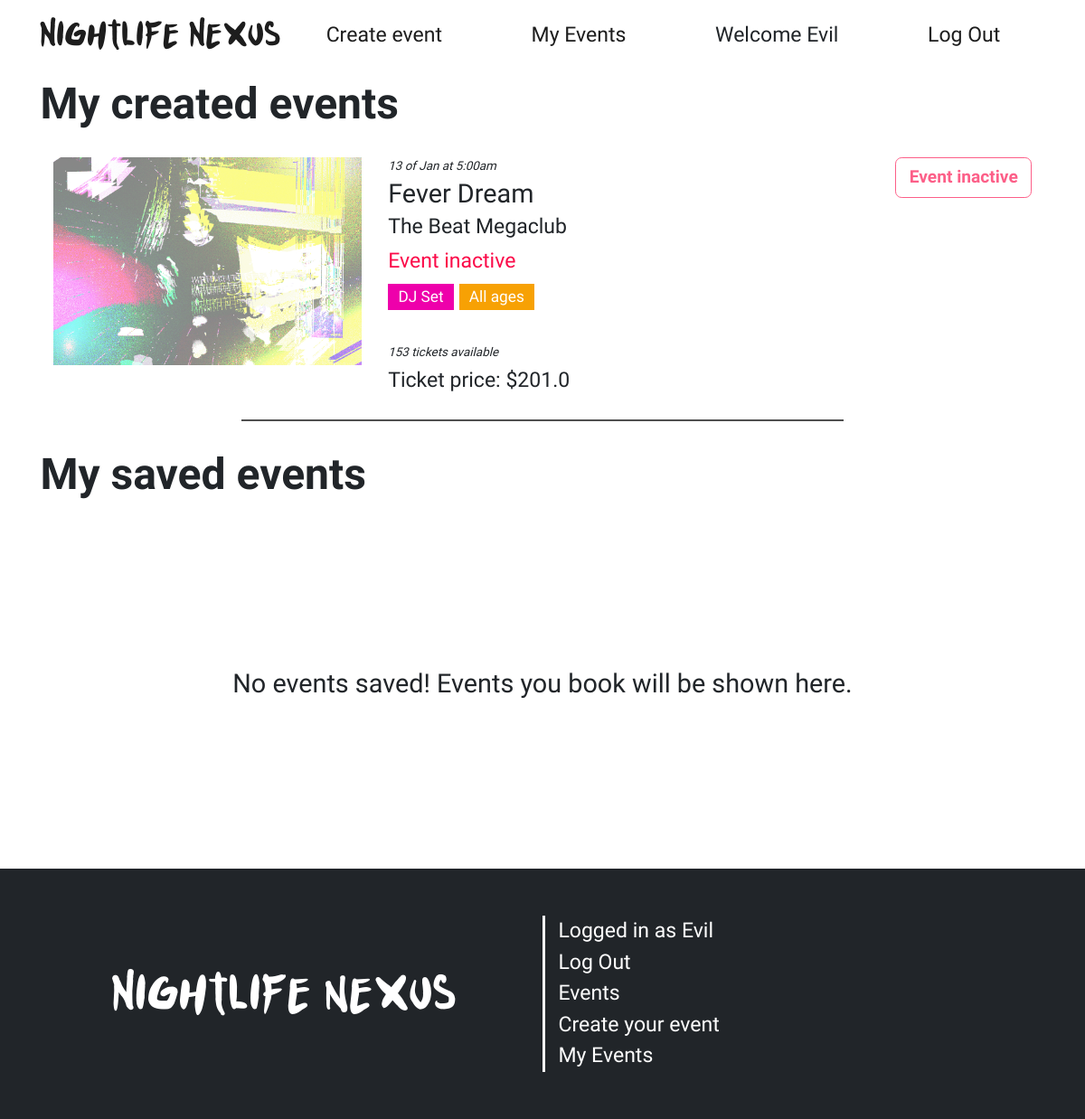
The page /events/bookings (signed in) on the database its author committed.
### website/models.py (models this page shows, shortened)
class User(db.Model, UserMixin):
    __tablename__ = 'users'
    id = db.Column(db.Integer, primary_key=True)
    first_name = db.Column(db.String(50), nullable=False)
    surname = db.Column(db.String(50), nullable=False)
    email = db.Column(db.String(120), unique=True, nullable=False)
    password = db.Column(db.String(255), nullable=False)  # Make sure to hash passwords in practice
    contact_number = db.Column(db.String(15), nullable=False)
    street_address = db.Column(db.String(255), nullable=False)

class Events(db.Model):
    __tablename__ = 'events'
    id = db.Column(db.Integer, primary_key=True)
    title = db.Column(db.String(50), nullable=False)
    desc = db.Column(db.String(200), nullable=False)
    image = db.Column(db.String(100), nullable=False)  # Store the image file path
    date = db.Column(db.Integer, nullable=False)       # Store the selected date of the event
    month = db.Column(db.String(3), nullable=False)    # Store the selected month ('Jan', 'Feb')
    nightclub = db.Column(db.String(50), nullable=False)
    event_type = db.Column(db.String(50), nullable=False)
    age_range = db.Column(db.String(50), nullable=False)
    user_id = db.Column(db.Integer, db.ForeignKey('users.id'))
    time = db.Column(db.String(7), nullable=False)
    price = db.Column(db.Float(2), nullable=False)
    tickets = db.Column(db.Integer, nullable=False)

### website/events.py (the view)
@event_bp.route('/bookings')
@login_required
def bookings():
    user_events = db.session.query(Events).filter(Events.user_id == current_user.id)
    for e in user_events:
       e.inactive = inactive(e.date,e.month)
    booked = db.session.query(Bookings, Events).filter(Events.id == Bookings.event_id, Bookings.user_id == current_user.id).all()
    return render_template('bookings.html', bookings=booked, user_events=user_events)

### website/__init__.py (called while the page is built)
def inactive(date, month):
   months = ['Jan','Feb','Mar','Apr','May','Jun','Jul','Aug','Sep','Oct','Nov','Dec']
   curr = datetime.today().strftime('%Y-%m-%d')
   eventDate = datetime.strptime(f'{date}/{months.index(month)+1}/{curr[:4]}', "%d/%m/%Y")
   if datetime.now().date() > eventDate.date():
      return True
   else:
      return False

def create_app():
    app = Flask(__name__)  # This is the name of the module/package that is calling this app
    app.debug = True
    app.secret_key = 'somesecretkey'
    app.config['SQLALCHEMY_DATABASE_URI'] = 'sqlite:///event_booking.db'  # Use one database
    app.config['SQLALCHEMY_TRACK_MODIFICATIONS'] = False  # To suppress SQLAlchemy warning
    db.init_app(app)
    Bootstrap5(app)
    login_manager = LoginManager()
    login_manager.login_view = 'auth.login'
    login_manager.init_app(app)
    from .models import User
    @login_manager.user_loader
    def load_user(user_id):
        return db.session.scalar(db.select(User).where(User.id == user_id))
    from . import views
    app.register_blueprint(views.main_bp)
    from . import events
    app.register_blueprint(events.event_bp)
    from . import auth
    app.register_blueprint(auth.auth_bp)
    return app

### website/templates/bookings.html
{% extends 'base.html' %}
{% block content %}
        <div class="container">
            {% if user_events %}
            <div class="">
                <div class="d-flex flex-column">
                    <h1 class="modal-title" id="exampleModalLabel">My created events</h1>
                </div>
            </div>
            <div>
            {% for userEvent in user_events %}
            <div class="row modalEvent">
                <span id="edit">
                    {% if userEvent.inactive %}
                    <a class="btn btn-edit disabled" href="{{ url_for('events.edit', id=userEvent.id )}}">Event inactive</a>
                    {% else %}
                    <a class="btn btn-edit" href="{{ url_for('events.edit', id=userEvent.id )}}">Edit event details</a>
                    {% endif %}
                </span>
                <div class="col-md-4">
                    <a href="{{ url_for('events.show', id=userEvent.id) }}" class="aImg">
                        <img src="{{ userEvent.image }}" />
                    </a>
                </div>
                <div class="col-md-5 eventsList">
                    <span id="bookingID">{{ userEvent.date}} of {{ userEvent.month }} at {{ userEvent.time }}</span>
                    <h4>{{ userEvent.title }}</h4>
                    <p>{{ userEvent.nightclub }}</p>
                    {% if userEvent.inactive %}
                    <p style="color: var(--main-red)">Event inactive</p>
                    {% elif userEvent.tickets == 0 %}
                    <p style="color: var(--main-red)">Event sold out</p>
                    {% endif %}
                    <span class="badge ev-{{ userEvent.event_type }}">{% if userEvent.event_type == 'theme' %}Themed Party{% elif userEvent.event_type == 'rave' %}Rave{% else %}DJ Set{% endif %}</span>
                    <span class="badge age-{{ userEvent.age_range }}">{% if userEvent.age_range == 'ov18' %}Over 18s{% elif userEvent.age_range == 'un18' %}Under 18s{% else %}All ages{% endif %}</span>
                    <br><br>
                    <span id="bookingID">{{ userEvent.tickets}} tickets available</span>
                    <p>Ticket price: ${{ userEvent.price }}</p>
                </div>
            </div>
            {% endfor %}
            </div>
            {% endif %}
            <div class="">
                <div class="d-flex flex-column">
                    <h1 class="modal-title" id="exampleModalLabel">My saved events</h1>
                </div>
            </div>
            <div>
            {% if bookings %}
                {% for booking in bookings %}
                    <form class="row modalEvent" action="{{ url_for('events.removeBooking', id=booking[0].id)}}">
                        <button id="close" type="submit" onclick="return confirm('Are you sure you want to remove this booking? Changes cannot be reversed.')"><i class="fa-regular fa-circle-xmark"></i></button>
                        <div class="col-md-4">
                            <a href="{{ url_for('events.show', id=booking[1].id) }}" class="aImg">
                                <img src="{{ booking[1].image }}" />
                            </a>
                        </div>
                        <div class="col-md-5 eventsList">
                            <span id="bookingID">Booked at {{ booking[0].booked_date }}</span>
                            <h4>{{ booking[1].title }}</h4>
                            <p>{{ booking[1].nightclub }}</p>
                            <span class="badge ev-{{ booking[1].event_type }}">{% if booking[1].event_type == 'theme' %}Themed Party{% elif booking[1].event_type == 'rave' %}Rave{% else %}DJ Set{% endif %}</span>
                            <span class="badge age-{{ booking[1].age_range }}">{% if booking[1].age_range == 'ov18' %}Over 18s{% elif booking[1].age_range == 'un18' %}Under 18s{% else %}All ages{% endif %}</span>
                            <br><br>
                            <span id="bookingID">{{ booking[0].quantity }} tickets at ${{ booking[0].price }} each</span>
                            <p>Total: ${{ booking[0].quantity * booking[0].price }}</p>
                        </div>
                    </form>
                {% endfor %}
            {%else%}
                <div class="h-50 d-flex align-items-center justify-content-center">
                    <h4>No events saved! Events you book will be shown here.</h4>
                </div>
            {% endif %}
            </div>
        </div>
{% endblock %}

### website/templates/base.html (shortened to what this page needs)
<html lang="en">
<head>
    <link href="https://cdn.jsdelivr.net/npm/bootstrap@5.3.3/dist/css/bootstrap.min.css" rel="stylesheet">
    <link href="/static/style/style.css" rel="stylesheet">
</head>
<body>
    <main class="{{background}}">
        <header class="navbar navbar-expand-lg flex-column">
            <div class="container">
                <a href="/"><h3 class="logo">Nightlife Nexus</h3></a>
                <div class="collapse navbar-collapse" id="navbar">
                    <ul class="navbar-nav nav w-100">
                        <li class="nav-item flex-fill"><a href="{{ url_for('events.create') }}">Create event</a></li>
                        <li class="nav-item flex-fill"><a href="{{ url_for('events.bookings') }}">My Events</a></li>
                        {% if current_user.is_authenticated %}
                        <li class="nav-item flex-fill"><p style="margin: 0">Welcome {{current_user.first_name}}</p></li>
                        <li class="nav-item flex-fill"><a href="{{ url_for('auth.logout') }}">Log Out</a></li>
                        {% else %}
                        <li class="nav-item flex-fill"><a href="{{ url_for('auth.register') }}">Register</a></li>
                        <li class="nav-item flex-fill"><a href="{{ url_for('auth.login') }}">Log In</a></li>
                        {% endif %}
                    </ul>
                </div>
            </div>
        </header>
        {% block content %}
        {% endblock %}
    </main>
    <footer>
        <div class="container">
            <div class="row align-items-center">
                <div class="col-md-6 d-flex justify-content-center align-items-center">
                    <h1 class="logo">Nightlife nexus</h1>
                </div>
                <div class="col-md-6 d-flex border-start align-items-center">
                    <ul class="list-group list-group-flush">
                        {% if current_user.is_authenticated %}
                        <li class="list-group-item"><p style="margin:0; color: white">Logged in as {{current_user.first_name}}</p></li>
                        <li class="list-group-item"><a href="{{ url_for('auth.logout') }}">Log Out</a></li>
                        {% else %}
                        <li class="list-group-item"><a href="{{ url_for('auth.login') }}">Log In</a></li>
                        {% endif %}
                        <li class="list-group-item"><a href="/">Events</a></li>
                        <li class="list-group-item"><a href="/events/create">Create your event</a></li>
                        <li class="list-group-item"><a href="/bookings">My Events</a></li>
                    </ul>
                </div>
            </div>
        </div>
    </footer>
</body>
</html>

### website/static/style/style.css (style rules this page uses)
:root { --main-blue: #0083ff; --main-purple: #7900ff; --main-pink: #ee00ab; --main-green: #00eeb1; --main-yellow: #f7e204; --main-red: #fb0a49; --main-orange: #f7a104; --purple-2: #4b3bff; --main-grey: #cacaca; }
html, body { font-family: "Lexend", sans-serif; font-weight: 400; font-size: 1.2em; min-height: 100vh; }
.navbar { text-align: center; padding: 1rem; }
.navbar a, .navbar button { transition: 200ms ease-in-out; color: #1d1d1d; text-decoration: none; }
footer a, footer button { transition: 200ms ease-in-out; }
.logo { font-family: "Punkboy"; margin: 0; text-align: center; }
h1, h2, h3 { font-family: "Lexend Exa", system-ui; font-optical-sizing: auto; font-weight: 700; font-style: normal; }
footer { background: var(--bs-body-color); min-height: 12em; display: flex; align-items: center; justify-content: center; color: white; }
footer ul { text-align: left; }
footer .list-group-item { background: none; padding: 0.2em; }
footer a, footer button { color: white; text-decoration: none; padding: 0; }
footer .border-end, footer .border-start { border-color: white !important; }
ul { margin-bottom: 0; }
.list-group-flush .list-group-item { border: none; background: transparent; padding: 0; }
.badge { display: inline-block; border-radius: 0; font-weight: 500; }
.ev-dj { background: var(--main-pink) }
.age-all { background: var(--main-orange) }
.event p, h1 { margin: 0; }
.border-top, .border-bottom, .border-end, .border-start { border-color: black !important; border-width: 3px !important; }
.aImg img { width: 100%; height: 10em; object-fit: cover; opacity: 0.6; transition: 200ms ease-in-out }
.eventsList h4, .eventsList p, .eventsList span { margin: 3px 0; }
.modalEvent { margin: 1em 0; }
.modalEvent::after { content: ""; background: #505050; height: 2px; width: 60%; margin: 1em 20% 0 20%; }
.btn-edit { background: var(--main-green); margin-top: 1em; font-weight: bold; display: block; margin: 0; }
#close, #edit { float: right; color: var(--main-red); background: none; border: 0; display: flex; align-items: end; flex-direction: column; width: 100%; height: 2em; margin-bottom: -2em; }
#bookingID { font-size: 0.7rem; font-style: italic; }

### rows shown on the page
User: first_name "Evil"
Events: image (picture), date "13", month "Jan", time "5:00am", title "Fever Dream", nightclub "The Beat Megaclub", event_type "DJ Set", age_range "All ages", tickets "153", price "201.0"
